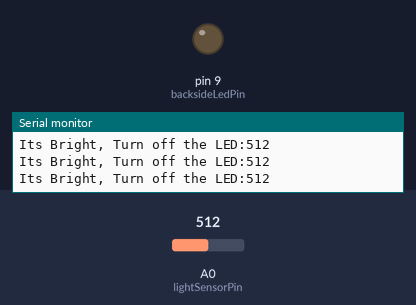
Simulated run of this sketch. Board: Arduino Uno, built with avr-gcc and run on an emulated ATmega328P. Shown: output pins drawn as LEDs (lit = HIGH), the last lines printed to the serial monitor. Inputs (shaded band) come from the test bench; at power-on: A0 (lightSensorPin) = 512.

Above: at 1.2 s.
1.3 s: A0 (lightSensorPin) set to 20
4.3 s: A0 (lightSensorPin) set to 17
At 5.0 s:
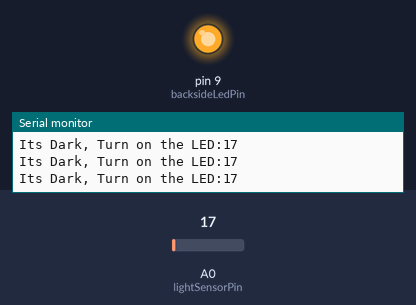
5.8 s: A0 (lightSensorPin) set to 122
At 6.1 s:
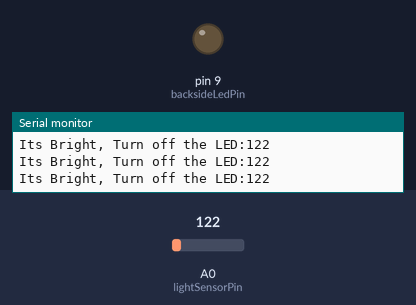
Timing chart, 0 to 8.8 s (numbered marks = the images above; inputs shaded):
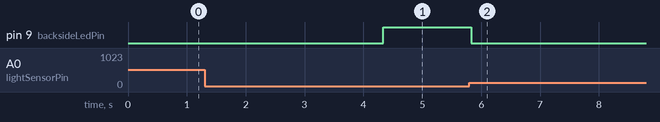

Measured:
- the behaviour switches between 19 and 18 on A0 (lightSensorPin) (found by bisection; images 0 and 1)
- after the input at 4.3 s, pin 9 (backsideLedPin): LOW → HIGH at once
- after the input at 5.8 s, pin 9 (backsideLedPin): HIGH → LOW at once

The sketch:

Light_sensor.ino
```cpp
const int backsideLedPin = 9;
const int lightSensorPin = A0;

void setup() {
  Serial.begin(9600);
  pinMode(backsideLedPin, OUTPUT);
  pinMode(lightSensorPin, INPUT);
}

void loop() {
  int lightSensorStatus = analogRead(lightSensorPin);

  // When lightSensorStatus <= 18, turn on led, when lightSensorStatus > 18, turn off led
  if (lightSensorStatus <= 18)
  {
    digitalWrite(backsideLedPin, HIGH);
    Serial.print("Its Dark, Turn on the LED:");
    Serial.println(lightSensorStatus);
  } else {
    digitalWrite(backsideLedPin, LOW);
    Serial.print("Its Bright, Turn off the LED:");
    Serial.println(lightSensorStatus);
  }

}
```
